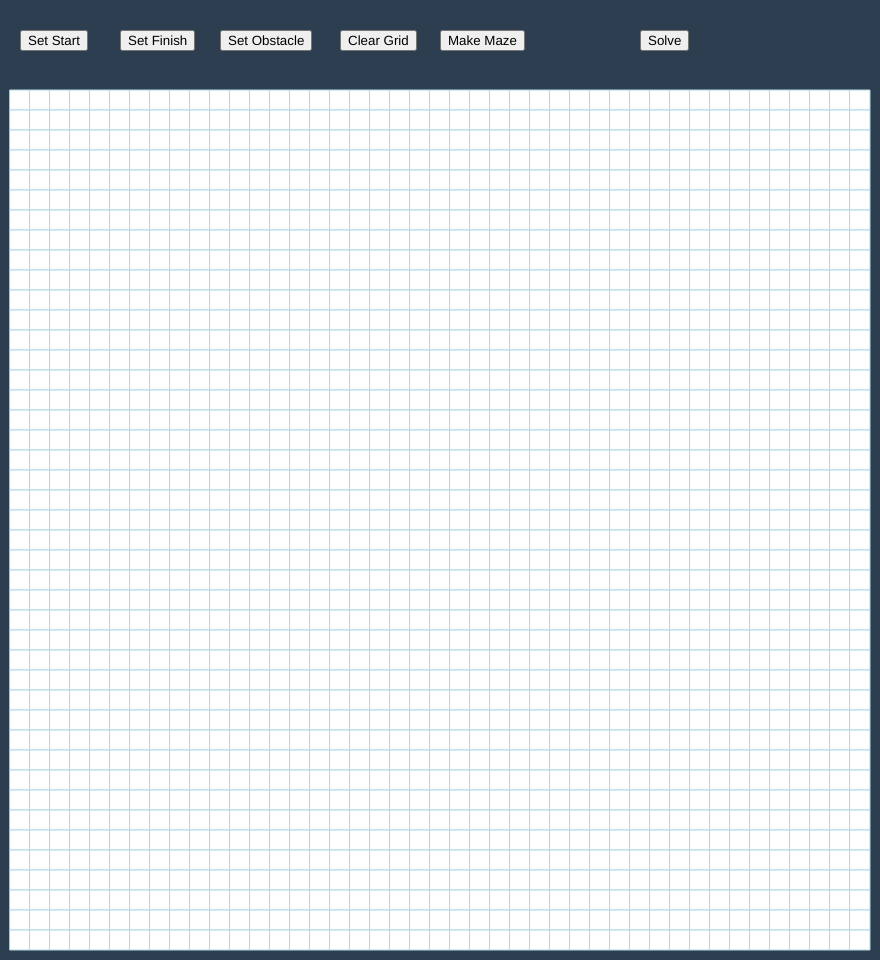
Frame 1 (no input)
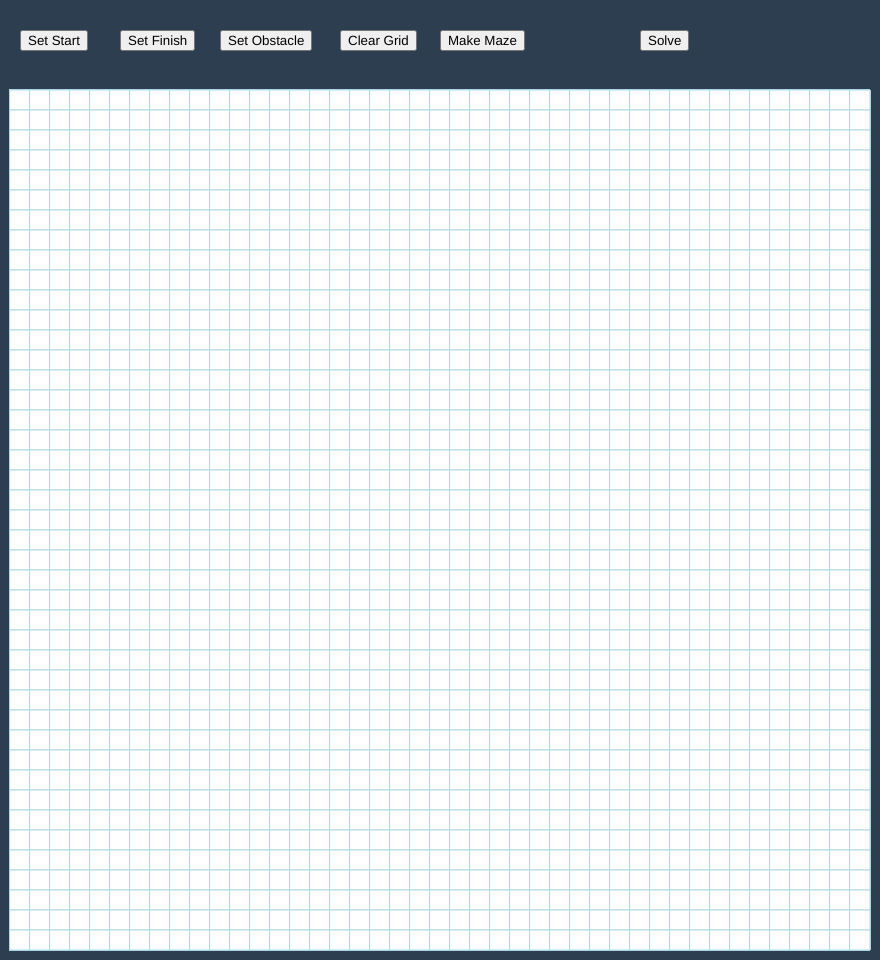
Frame 60 (no input)
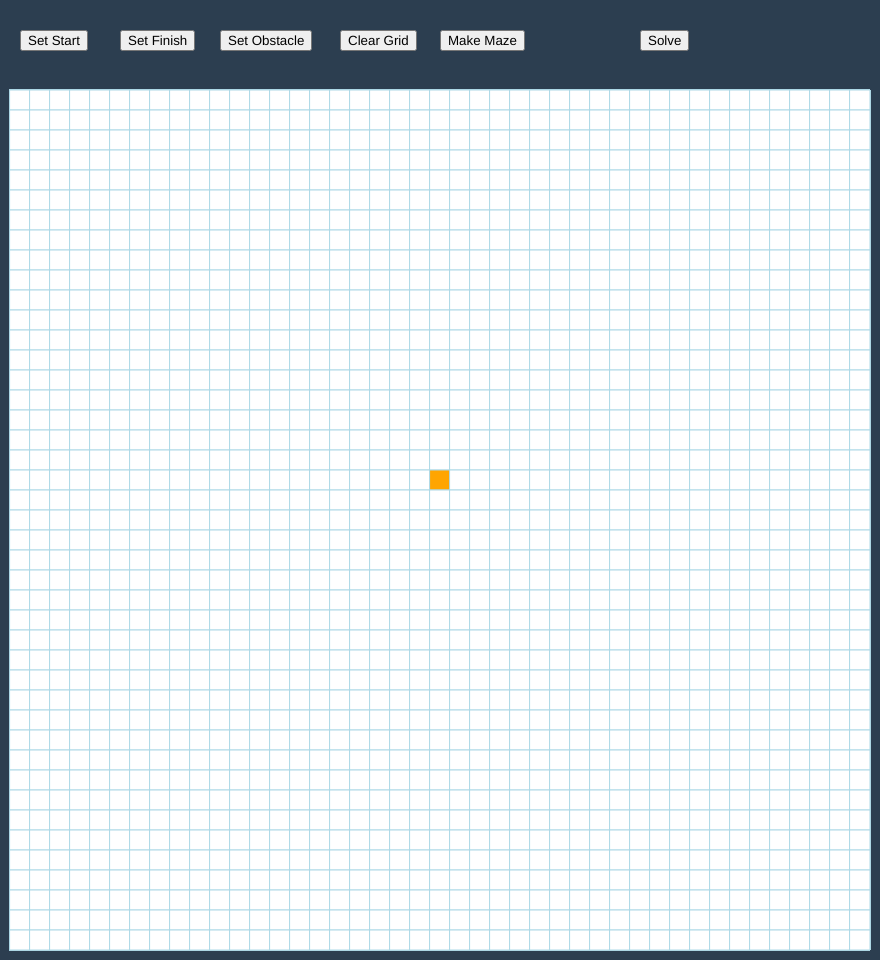
Frame 120 (the mouse pressed at the canvas centre since frame 60)

The p5.js sketch that drew these frames (run headless with seeded random() and noise() and a simulated clock; from frame 60 on, the mouse is pressed at the canvas centre):

// p5.js sketch
// ── sketch.js
let blocks = [];
var buttonStart;
let buttonFinish;
let buttonObstacle;
let buttonMazeGenerator;
let buttonClearGrid;
let chooseAlgorithm;
let runMaze;
let drawingWalls = false;
let mazeAlgorithm = "PRIMS";
let canvasWidth = 880;
let canvasHeight = 960;
let numberOfTilesHorizontal = 0;
let numberOfTilesVertical = 0;
let mazeBlocksToErase = [];
let mazeFinished = false;

function setup() {
  createCanvas(canvasWidth, canvasHeight);
  noStroke();
  rectMode(CENTER);
  //Create grid
  background("#2c3e50");
  var i = 0;
  var j = 0;
  for (i = 20; i < height - 80; i += 20) {
    // draw one line of 20 rectangles across the x-axis
    for (j = 20; j < width; j += 20) {
      let block = new Block(j, i + 80, 20);
      blocks.push(block);
    }
  }
  numberOfTilesVertical = (i - 20) / 20;
  numberOfTilesHorizontal = (j - 20) / 20;
  createButtons();
}

function createButtons() {
  buttonStart = createButton("Set Start");
  buttonStart.position(20, 30);
  buttonStart.class("btn fourth start");
  buttonStart.mousePressed(setStart);

  buttonFinish = createButton("Set Finish");
  buttonFinish.position(120, 30);
  buttonFinish.class("btn fourth finish");
  buttonFinish.mousePressed(setFinish);

  buttonObstacle = createButton("Set Obstacle");
  buttonObstacle.position(220, 30);
  buttonObstacle.class("btn fourth obstacle");
  buttonObstacle.mousePressed(setWall);

  buttonClearGrid = createButton("Clear Grid");
  buttonClearGrid.position(340, 30);
  buttonClearGrid.class("btn fourth button");
  buttonClearGrid.mousePressed(clearGrid);

  buttonMazeGenerator = createButton("Make Maze");
  buttonMazeGenerator.position(440, 30);
  buttonMazeGenerator.class("btn fourth button");
  buttonMazeGenerator.mousePressed(generateMaze);

  chooseAlgorithm = createSelect("Select Algorithm");
  chooseAlgorithm.position(560, -144);
  chooseAlgorithm.option("DFS");
  chooseAlgorithm.option("BFS");
  chooseAlgorithm.option("Greedy");
  chooseAlgorithm.class("dropdown-el");

  runMaze = createButton("Solve");
  runMaze.position(640, 30);
  runMaze.class("btn fourth button");
  runMaze.mousePressed(solveMaze);
}

function draw() {
  for (var i = 0; i < blocks.length; i++) {
    //For the default orange color
    blocks[i].rollover(mouseX, mouseY);
    blocks[i].show();
  }
}

function solveMaze() {
  algorithms = new Algorithms(
    chooseAlgorithm.value(),
    blocks,
    numberOfTilesVertical,
    numberOfTilesHorizontal
  );
  algorithms.run();
}

function mousePressed() {
  for (let i = 0; i < blocks.length; i++) {
    //Emulate behavior of each click
    blocks[i].clicked(mouseX, mouseY);
  }
}

mouseDragged = function() {
  //Selected set obstacle
  if (drawingWalls) {
    for (var i = 0; i < blocks.length; i++) {
      blocks[i].dragged(mouseX, mouseY);
    }
  }
};

function setStart() {
  drawingWalls = false;
  //For all blocks set their colors
  for (var i = 0; i < blocks.length; i++) {
    blocks[i].rolloverColor = color(231, 76, 60, 25);
    blocks[i].settingColor = color(231, 76, 60);
  }
}

function setFinish() {
  drawingWalls = false;
  for (var i = 0; i < blocks.length; i++) {
    blocks[i].rolloverColor = color(26, 188, 156, 25);
    blocks[i].settingColor = color(26, 188, 156);
  }
}

function setWall() {
  drawingWalls = true;
  //Set all rolloverColor
  for (var i = 0; i < blocks.length; i++) {
    blocks[i].rolloverColor = color(52, 152, 219, 25);
    blocks[i].settingColor = color(52, 152, 219);
  }
}

function clearGrid() {
  for (var i = 0; i < blocks.length; i++) {
    blocks[i].reset();
  }
}

// ── algorithms.js
let startBlock;
let startBlockIndex;

let finishBlock;
let finishBlockIndex;

let path = new Array();

function Algorithms(algorithm, blocks, numberOfTilesHorizontal, numberOfTilesVertical) {
	this.algorithm = algorithm;
	this.blocks = blocks;
	this.numberOfTilesVertical = numberOfTilesVertical;
	this.numberOfTilesHorizontal = numberOfTilesHorizontal;
}

Algorithms.prototype.run = function() {
	switch(this.algorithm)
	{
		case 'DFS':
			path = new Array();
			this.findStartAndFinish();
			dfs(startBlockIndex, path);
			for(var i = 0; i < path.length; i++)
			{
				if(path[i] != startBlock && path[i] != finishBlock)
				{
					path[i].fillIn(color(255,165,0));
				}
			}
			break;
		case 'BFS':
			path = new Array();
			this.findStartAndFinish();
			bfs(startBlockIndex, path);
			for(var i = 0; i < path.length; i++)
			{
				if(path[i] != startBlock && path[i] != finishBlock)
				{
					path[i].fillIn(color(255,165,0));
				}
			}
		case 'Greedy':
			path = new Array();
			this.findStartAndFinish();
			greedy(startBlockIndex, finishBlockIndex, path);
			for(var i = 0; i < path.length; i++)
			{
				if(path[i] != startBlock && path[i] != finishBlock)
				{
					path[i].fillIn(color(255,165,0));
				}
			}
		default:
			break;
	}
}

Algorithms.prototype.findStartAndFinish = function() {
	for(var i = 0; i < blocks.length; i++)
	{
		if(startBlock != null && finishBlock != null) break;
		if(str(blocks[i].color) == str(color(231, 76, 60)))
		{
			startBlock = blocks[i];
			startBlockIndex = i;
		}
		if(str(blocks[i].color) == str(color(26, 188, 156)))
		{
			finishBlock = blocks[i];
			finishBlockIndex = i;
		}
	}
}

function getGrid2DIndex(x, y)
{
  //If i want to get 2 by 2 then numberOfTilesVertical*(x-1) + 2
  return ((numberOfTilesHorizontal) * y) + x;
}

// Add to the frontier
function getNeighbors(current) {
  frontier = [];
  //A block that is discovered
  let currentIndexX = current[0];
  let currentIndexY = current[1];
  //Check if new frontier values are in the grid, not already discovered, not already in the frontier (to avoid duplicates)
  if(currentIndexY + 1 < numberOfTilesVertical && blocks[getGrid2DIndex(currentIndexX, currentIndexY + 1)].color != color(52, 152, 219))
  {
    frontier.push([currentIndexX, currentIndexY + 1]);
  }
  if(currentIndexY - 1 > 0 && blocks[getGrid2DIndex(currentIndexX, currentIndexY - 1)].color != color(52, 152, 219))
  {
    frontier.push([currentIndexX, currentIndexY - 1]);
  }
  if(currentIndexX + 1 < numberOfTilesHorizontal && blocks[getGrid2DIndex(currentIndexX + 1, currentIndexY)].color != color(52, 152, 219))
  {
    frontier.push([currentIndexX + 1, currentIndexY]);
  }
  if(currentIndexX - 1 > 0 && blocks[getGrid2DIndex(currentIndexX - 1, currentIndexY)].color != color(52, 152, 219))
  {
    frontier.push([currentIndexX - 1, currentIndexY]);
  }
  return frontier;
}

function getXY(blockIndex)
{
	return [blockIndex % numberOfTilesVertical, Math.floor(blockIndex / numberOfTilesHorizontal)];
}

function dfs(nodeIndex, path) {
	if(str(blocks[nodeIndex].color) == str(color(255, 255, 0)) || str(blocks[nodeIndex].color) == str(color(52, 152, 219)))
	{
		return false;
	}
	path.push(blocks[nodeIndex]);
	if(str(blocks[nodeIndex].color) == str(color(26, 188, 156)))
	{
		return true;
	}
	if(nodeIndex != startBlockIndex) blocks[nodeIndex].fillIn(color(255,255,0));
	let adjacent = getNeighbors(getXY(nodeIndex));
	for(var i = 0; i < adjacent.length; i++)
	{
		//only choose the adjacent where the color is white
		if(dfs(getGrid2DIndex(adjacent[i][0], adjacent[i][1]), path))
		{
			return true;
		}
	}
	path.pop();
	return false;
}

function bfs(nodeIndex, path) {
	let queue = [];
	queue.push(nodeIndex);
	while(queue.length != 0)
	{
		let currentIndex = queue.shift();
		console.log("Queue: " + queue + " on: " + currentIndex);
		if(str(blocks[currentIndex].color) == str(color(255, 255, 0)) || str(blocks[currentIndex].color) == str(color(52, 152, 219)))
		{
			continue;
		}
		if(str(blocks[currentIndex].color) == str(color(26, 188, 156)))
		{
			return path;
		}
		if(str(blocks[currentIndex].color) != str(color(231, 76, 60))) blocks[currentIndex].fillIn(color(255,255,0));
		let adjacent = getNeighbors(getXY(currentIndex));
		for(var i = 0; i < adjacent.length; i++)
		{
			console.log("x: " + adjacent[i][0] + " y: " + adjacent[i][1]);
			if(str(blocks[getGrid2DIndex(adjacent[i][0], adjacent[i][1])].color) != str(color(52, 152, 219)))
			{
				console.log("Pushing " + getGrid2DIndex(adjacent[i][0], adjacent[i][1]));
				queue.push(getGrid2DIndex(adjacent[i][0], adjacent[i][1]));
			}
		}
	}
	queue.clear();
}

function greedy(startIndex, finishBlockIndex, path)
{
	let closed = [];
	let currentXY = getXY(startIndex);
	let endXY = getXY(finishBlockIndex);
	let pathNodes = [];
	let queue = new PriorityQueue();
	queue.enqueue(currentXY, heuristic(currentXY, endXY));
	while(true)
	{
		if(queue.isEmpty()) return null;
		let node = queue.dequeue().element;
		pathNodes.push(node)
		if(heuristic(node,endXY) == 0)
		{
			for (let i = 0; i < queue.items.length; i++){
				if (pathNodes.includes(i)){
					pathNodes.splice(pathNodes.indexOf(i),1);
				}
			}
			for (let i = 0; i < pathNodes.length; i++){
				path.push(blocks[getGrid2DIndex(pathNodes[i][0], pathNodes[i][1])])
			}
			return path;
		}
		if(!closed.includes(node))
		{				
			closed.push(node)
			let adjacent = getNeighbors(node)
			for(var i = 0; i < adjacent.length; i++)
			{
				if (!(blocks[getGrid2DIndex(adjacent[i][0], adjacent[i][1])].isObstacle))
				{
					blocks[getGrid2DIndex(adjacent[i][0], adjacent[i][1])].fillIn(color(255,255,0))
					queue.enqueue(adjacent[i], heuristic(adjacent[i], endXY));
				}
				else if(heuristic(adjacent[i],endXY) == 0){
					queue.enqueue(adjacent[i], heuristic(adjacent[i], endXY));
				}
			}
		}
	}
	queue.clear();

}

function heuristic(current, goal)
{
	let x = Math.abs(current[0] - goal[0]);
	let y = Math.abs(current[1] - goal[1]);
	return x + y;
}
// ── block.js
function Block(x, y, side) {
  this.x = x;
  this.y = y;
  this.side = side;
  this.color = color(255);
  this.settingColor = color(255);
  this.rolloverColor = color(255, 165, 0);
  this.isObstacle = false;
}

Block.prototype.reset = function() {
  this.color = color(255);
  this.settingColor = color(255);
  this.rolloverColor = color(255, 165, 0);
  this.isObstacle = false;
};

Block.prototype.getColor = function() {
  return this.color;
};

Block.prototype.setColor = function() {
  this.color = this.settingColor;
};

Block.prototype.setWhite = function() {
  this.color = color(255);
};

Block.prototype.show = function() {
  var lightBlue = color(173, 216, 230);
  //color is always set
  fill(this.color, 125);
  stroke(lightBlue);
  rect(this.x, this.y, this.side, this.side);
};

Block.prototype.clicked = function(mX, mY) {
  let d = dist(mX, mY, this.x, this.y);
  if (d < this.side / 2) {
    //TODO: Cannot use color due to roll over
    if (!this.isObstacle) {
      this.isObstacle = true;
      if (!drawingWalls) this.clearSameColor(this.settingColor);
      this.color = this.settingColor;
    } else {
      this.color = color(255);
      this.isObstacle = false;
    }
  }
};

Block.prototype.clearSameColor = function(color) {
  //Remove all blocks with the same color
  for (var i = 0; i < blocks.length; i++) {
    if (str(blocks[i].color) == str(color)) {
      blocks[i].isObstacle = false;
      blocks[i].setWhite();
    }
  }
};

Block.prototype.rollover = function(mX, mY) {
  let d = dist(mX, mY, this.x, this.y);
  //If mouse is in a block
  if (d < this.side / 2) {
    //If it is not an obstacle change color
    if (!this.isObstacle) this.color = this.rolloverColor;
  } else {
    if (!this.isObstacle) this.color = color(255);
  }
};

Block.prototype.dragged = function(mX, mY) {
  let d = dist(mX, mY, this.x, this.y);
  //If mouse is in a block
  if (d < this.side / 2) {
    //If it is not an obstacle change color
    if (!this.isObstacle) {
      this.isObstacle = true;
      this.color = this.settingColor;
    }
  }
};

Block.prototype.fillIn = function(color) {
  this.isObstacle = true;
  this.color = color;
};

Block.prototype.clearBlock = function() {
  this.isObstacle = false;
  this.color = color(255);
};

// ── dataStructures.js
class PriorityQueue {
	constructor(goal)
	{
		this.items = [];
		this.goal = goal;
	}

	enqueue(element)
	{
		var contain = false;

		for(var i = 0; i < this.items.length; i++)
		{
			if(heuristic(this.items[i], ) > element)
			{
				this.items.splice(i, 0, element);
				contain = true;
				break;
			}
		}

		if(!contain)
		{
			this.items.push(element)
		}
	}

	dequeue()
	{
		if(this.items.length == 0)
		{
			return null;
		}
		else
		{
			return this.items.shift();
		}
	}

	isEmpty()
	{
		return this.items.length == 0;
	}

	toString()
	{
		let retstr = "";
		for(var i = 0; this.items.length; i++)
		{
			retstr = retstr + this.items[i] + ", ";
		}
		return retstr;
	}

	heuristic(current, goal)
	{
		let x = Math.abs(current[0] - goal[0]);
		let y = Math.abs(current[1] - goal[1]);
		return x + y;
	}
}
// ── mazeGenerator.js
function generateMaze() {
  //set up maze
  mazeGridInit();
  primsAlgorithm();
}

function primsAlgorithm() {
  mazeBlocksToErase = [];
  //Holds tuples
  let current = getOpenRandomSpace();
  //method needs to be created from all choosen blocks
  let discovered = [];
  blocks[getGrid2DIndex(current[0], current[1])].clearBlock();
  discovered.push(current);
  let frontier = [];
  let lastestDiscovered = current;
  let i = 0;
  do {
    frontier.push.apply(
      frontier,
      getFrontier(lastestDiscovered, discovered, frontier)
    );
    //choose a frontier to use that is not discovered
    let neighbor = Math.floor(Math.random() * frontier.length);
    let frontierChoosen = frontier[neighbor];
    //clear the block
    blocks[getGrid2DIndex(frontierChoosen[0], frontierChoosen[1])].clearBlock();
    //remove the block between the two
    eraseBlock(frontierChoosen, discovered);
    lastestDiscovered = frontier[neighbor];
    discovered.push(lastestDiscovered);
    frontier = frontier.filter(val => val != lastestDiscovered);
    i++;
  } while (frontier.length != 0);
  mazeFinished = true;
}

function eraseFrontierColor() {
  for (var i = 0; i < blocks.length; i++) {
    blocks[i].clearBlock();
  }
}

function printFrontier(frontier, str1) {
  let str = str1;
  for (var i = 0; i < frontier.length; i++) {
    str += " [" + frontier[i][0] + ", " + frontier[i][1] + "]";
  }
  console.log(str);
}

function eraseBlock(frontierChoosen, discovered) {
  let choiceChoosen = [];
  //check the adjacent values Up Down Right Left
  let currentIndexX = frontierChoosen[0];
  let currentIndexY = frontierChoosen[1];
  //Top
  if (
    currentIndexY + 2 < numberOfTilesVertical &&
    contains(discovered, [currentIndexX, currentIndexY + 2]) &&
    !contains(choiceChoosen, [currentIndexX, currentIndexY + 2])
  ) {
    choiceChoosen.push([currentIndexX, currentIndexY + 2]);
  }
  //Bottom
  if (
    currentIndexY - 2 > 0 &&
    contains(discovered, [currentIndexX, currentIndexY - 2]) &&
    !contains(choiceChoosen, [currentIndexX, currentIndexY - 2])
  ) {
    choiceChoosen.push([currentIndexX, currentIndexY - 2]);
  }
  //Right
  if (
    currentIndexX + 2 < numberOfTilesHorizontal &&
    contains(discovered, [currentIndexX + 2, currentIndexY]) &&
    !contains(choiceChoosen, [currentIndexX + 2, currentIndexY])
  ) {
    choiceChoosen.push([currentIndexX + 2, currentIndexY]);
  }
  //Left
  if (
    currentIndexX - 2 > 0 &&
    contains(discovered, [currentIndexX - 2, currentIndexY]) &&
    !contains(choiceChoosen, [currentIndexX - 2, currentIndexY])
  ) {
    choiceChoosen.push([currentIndexX - 2, currentIndexY]);
  }
  let choice = choiceChoosen[Math.floor(Math.random() * choiceChoosen.length)];
  mazeBlocksToErase.push(
    blocks[
      getGrid2DIndex(
        (choice[0] + frontierChoosen[0]) / 2,
        (choice[1] + frontierChoosen[1]) / 2
      )
    ]
  );
  blocks[
    getGrid2DIndex(
      (choice[0] + frontierChoosen[0]) / 2,
      (choice[1] + frontierChoosen[1]) / 2
    )
  ].clearBlock();
}

// Add to the frontier
function getFrontier(lastestDiscovered, discovered, allFrontier) {
  frontier = [];
  //A block that is discovered
  let currentIndexX = lastestDiscovered[0];
  let currentIndexY = lastestDiscovered[1];
  //Check if new frontier values are in the grid, not already discovered, not already in the frontier (to avoid duplicates)
  if (
    currentIndexY + 2 < numberOfTilesVertical &&
    !contains(discovered, [currentIndexX, currentIndexY + 2]) &&
    !contains(allFrontier, [currentIndexX, currentIndexY + 2]) &&
    !contains(frontier, [currentIndexX, currentIndexY + 2])
  ) {
    frontier.push([currentIndexX, currentIndexY + 2]);
    blocks[getGrid2DIndex(currentIndexX, currentIndexY + 2)].fillIn(color(0));
  }
  if (
    currentIndexY - 2 > 0 &&
    !contains(discovered, [currentIndexX, currentIndexY - 2]) &&
    !contains(allFrontier, [currentIndexX, currentIndexY - 2]) &&
    !contains(frontier, [currentIndexX, currentIndexY - 2])
  ) {
    frontier.push([currentIndexX, currentIndexY - 2]);
    blocks[getGrid2DIndex(currentIndexX, currentIndexY - 2)].fillIn(color(0));
  }
  if (
    currentIndexX + 2 < numberOfTilesHorizontal &&
    !contains(discovered, [currentIndexX + 2, currentIndexY]) &&
    !contains(allFrontier, [currentIndexX + 2, currentIndexY]) &&
    !contains(frontier, [currentIndexX + 2, currentIndexY])
  ) {
    frontier.push([currentIndexX + 2, currentIndexY]);
    blocks[getGrid2DIndex(currentIndexX + 2, currentIndexY)].fillIn(color(0));
  }
  if (
    currentIndexX - 2 > 0 &&
    !contains(discovered, [currentIndexX - 2, currentIndexY]) &&
    !contains(allFrontier, [currentIndexX - 2, currentIndexY]) &&
    !contains(frontier, [currentIndexX - 2, currentIndexY])
  ) {
    frontier.push([currentIndexX - 2, currentIndexY]);
    blocks[getGrid2DIndex(currentIndexX - 2, currentIndexY)].fillIn(color(0));
  }
  return frontier;
}

function getOpenRandomSpace() {
  let startNodeIndexX = 0;
  let startNodeIndexY = 0;
  do {
    startNodeIndexX = Math.floor(Math.random() * numberOfTilesHorizontal);
    startNodeIndexY = Math.floor(Math.random() * numberOfTilesVertical);
  } while (blocks[getGrid2DIndex(startNodeIndexX, startNodeIndexY)].isObstacle);
  return [startNodeIndexX, startNodeIndexY];
}

function mazeGridInit() {
  for (var i = 0; i < numberOfTilesVertical; i++) {
    for (var j = 0; j < numberOfTilesHorizontal; j++) {
      if (
        (i % 2 == 0 || j % 2 == 0) &&
        !blocks[getGrid2DIndex(i, j)].isObstacle
      ) {
        blocks[getGrid2DIndex(i, j)].fillIn(color(52, 152, 219));
      }
    }
  }
}

function getGrid2DIndex(x, y) {
  //If i want to get 2 by 2 then numberOfTilesVertical*(x-1) + 2
  return numberOfTilesHorizontal * y + x;
}

function contains(arr, val) {
  for (var i = 0; i < arr.length; i++) {
    if (JSON.stringify(arr[i]) === JSON.stringify(val)) {
      return true;
    }
  }
  return false;
}

// ── style.css
//Colours
$green: #2ecc71;
$red: #e74c3c;
$blue: #3498db;
$yellow: #f1c40f;
$purple: #8e44ad;
$turquoise: #1abc9c;

// Reset and Layout Styles
html, body {
  margin: 0;
  padding: 0;
  width: 100%;
  height: 100%;
  background: #2c3e50;
  font-family: 'Montserrat', sans-serif;
  font-size: 16px;
}
body {
  display: flex;
  flex-wrap: wrap;
  justify-content: space-around;
  align-items: center;
  align-content: center;
}

h1 {
  color: $yellow;
  font-size: 4rem;
  text-transform: uppercase;
  display: block;
  width: 100%;
  text-align: center;
  
  @media screen and (max-width: 600px) {
    font-size: 3rem;
  }
}

p {
  color: $yellow;
  font-size: 1.2rem;
  // text-transform: uppercase;
  width: 100%;
  padding: 20px;
  text-align: center;
}


// Basic Button Style
.btn {
  box-sizing: border-box;
  appearance: none;
  background-color: transparent;
  border-radius: 0.6em;
  cursor: pointer;
  display: flex;
  align-self: center;
  font-size: 0.75rem;
  font-weight: 400;
  line-height: 1;
  margin: 20px;
  padding: 1em 0.5em;
  text-decoration: none;
  text-align: center;
  font-family: 'Montserrat', sans-serif;
  font-weight: 700;

  &:hover,
  &:focus {
    color: #fff;
    outline: 0;
  }
}

//BUTTON 1
.first {
  transition: box-shadow 300ms ease-in-out, color 300ms ease-in-out;
  &:hover {
    box-shadow: 0 0 40px 40px $red inset;
  }
}

//BUTTON 2
.second {
  border-radius: 3em;
  border-color: $turquoise;
  color: #fff;
  background: {
    image: linear-gradient(to right, 
      transparentize($turquoise, 0.4),
      transparentize($turquoise, 0.4) 5%,
      $turquoise 5%, 
      $turquoise 10%,
      transparentize($turquoise, 0.4) 10%,
      transparentize($turquoise, 0.4) 15%,
      $turquoise 15%, 
      $turquoise 20%,
      transparentize($turquoise, 0.4) 20%,
      transparentize($turquoise, 0.4) 25%,
      $turquoise 25%, 
      $turquoise 30%,
      transparentize($turquoise, 0.4) 30%,
      transparentize($turquoise, 0.4) 35%,
      $turquoise 35%, 
      $turquoise 40%,
      transparentize($turquoise, 0.4) 40%,
      transparentize($turquoise, 0.4) 45%,
      $turquoise 45%, 
      $turquoise 50%,
      transparentize($turquoise, 0.4) 50%,
      transparentize($turquoise, 0.4) 55%,
      $turquoise 55%, 
      $turquoise 60%,
      transparentize($turquoise, 0.4) 60%,
      transparentize($turquoise, 0.4) 65%,
      $turquoise 65%, 
      $turquoise 70%,
      transparentize($turquoise, 0.4) 70%,
      transparentize($turquoise, 0.4) 75%,
      $turquoise 75%, 
      $turquoise 80%,
      transparentize($turquoise, 0.4) 80%,
      transparentize($turquoise, 0.4) 85%,
      $turquoise 85%, 
      $turquoise 90%,
      transparentize($turquoise, 0.4) 90%,
      transparentize($turquoise, 0.4) 95%,
      $turquoise 95%, 
      $turquoise 100%);
    position: 0 0;
    size: 100%;
  }
  transition: background 300ms ease-in-out;
  
  &:hover {
    background-position: 100px;
  }
}

//BUTTON 3
.third {
  border-color: $blue;
  color: #fff;
  box-shadow: 0 0 40px 40px $blue inset, 0 0 0 0 $blue;
  transition: all 150ms ease-in-out;
  
  &:hover {
    box-shadow: 0 0 10px 0 $blue inset, 0 0 10px 4px $blue;
  }
}

// BUTTON 4
.fourth {
  // background: $yellow;
  border-color: $yellow;
  color: #fff;
  background: {
    image: linear-gradient(45deg,$yellow 50%, transparent 50%);
    position: 100%;
    size: 400%;
  }
  transition: background 300ms ease-in-out;
  
  &:hover {
    background-position: 0;
  }
}

//BUTTON 5
.fifth {
  border-color: $purple;
  // border: 0;
  border-radius: 0;
  color: $purple;
  position: relative;
  overflow: hidden;
  z-index: 1;
  transition: color 150ms ease-in-out;
  
  &:after {
    content: '';
    position: absolute;
    display: block;
    top: 0;
    left: 50%;
    transform: translateX(-50%);
    width: 0;
    height: 100%;
    background: $purple;
    z-index: -1;
    transition: width 150ms ease-in-out;
  }
  
  &:hover {
    color: #fff;
    &:after {
      width: 110%;
    }
  }
}

//BUTTON 6
.sixth {
  border-radius: 3em;
  border-color: $green;
  color: $green;
  background: {
      image: linear-gradient(to bottom, transparent 50%, $green 50%);
      position: 0% 0%;
      size: 210%;
  }
  transition: background 150ms ease-in-out, color 150ms ease-in-out;
  
  &:hover {
    color: #fff;
    background-position: 0 100%;
  }
}

.big {
  font-size: 1.2em;
}

.small {
  font-size: .7em;
}

.square {
  width: .7em;
  height: .7em;
  margin: .5em;
  display: inline-block;
}

/* Custom dropdown */
.custom-dropdown {
  position: relative;
  display: inline-block;
  vertical-align: middle;
  margin: 10px; /* demo only */
}

.custom-dropdown select {
  background-color: #1abc9c;
  color: #fff;
  font-size: inherit;
  padding: .5em;
  padding-right: 2.5em; 
  border: 0;
  margin: 0;
  border-radius: 3px;
  text-indent: 0.01px;
  text-overflow: '';
  -webkit-appearance: button; /* hide default arrow in chrome OSX */
}

.custom-dropdown::before,
.custom-dropdown::after {
  content: "";
  position: absolute;
  pointer-events: none;
}

.custom-dropdown::after { /*  Custom dropdown arrow */
  content: "\25BC";
  height: 1em;
  font-size: .625em;
  line-height: 1;
  right: 1.2em;
  top: 50%;
  margin-top: -.5em;
}

.custom-dropdown::before { /*  Custom dropdown arrow cover */
  width: 2em;
  right: 0;
  top: 0;
  bottom: 0;
  border-radius: 0 3px 3px 0;
}

.custom-dropdown select[disabled] {
  color: rgba(0,0,0,.3);
}

.custom-dropdown select[disabled]::after {
  color: rgba(0,0,0,.1);
}

.custom-dropdown::before {
  background-color: rgba(0,0,0,.15);
}

.custom-dropdown::after {
  color: rgba(0,0,0,.4);
}
